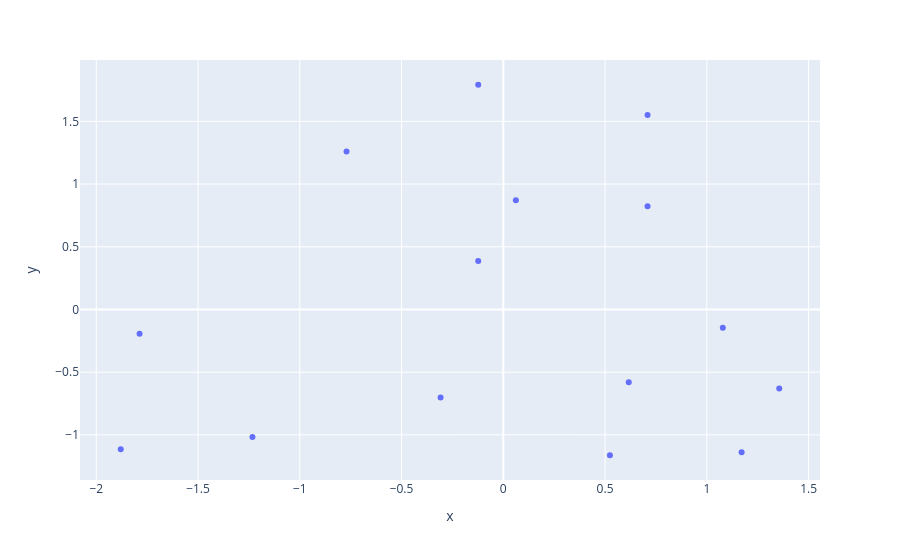

Source (notebook cell):
### Code cell
import plotly.express as px

grafico = px.scatter(x = base_salario[:,0], y = base_salario[:,1])
grafico.show()

### Figure 1 — Plotly figure (JSON) as saved in the notebook; plotly's stock layout.template omitted (floating-point values rounded to 4 significant figures)
{"data": [{"hovertemplate": "x=%{x}<br>y=%{y}<extra></extra>", "legendgroup": "", "marker": {"color": "#636efa", "symbol": "circle"}, "mode": "markers", "name": "", "orientation": "v", "showlegend": false, "type": "scatter", "x": [-1.88, -1.233, -1.787, -0.3081, 0.5238, 1.171, 1.356, 0.6163, 1.078, -0.7703, -0.1233, 0.06163, -0.1233, 0.7087, 0.7087], "xaxis": "x", "y": [-1.114, -1.017, -0.1938, -0.7024, -1.163, -1.138, -0.6297, -0.5813, -0.1453, 1.259, 0.3875, 0.8719, 1.792, 0.8235, 1.55], "yaxis": "y"}], "layout": {"legend": {"tracegroupgap": 0}, "margin": {"t": 60}, "xaxis": {"anchor": "y", "domain": [0, 1], "title": {"text": "x"}}, "yaxis": {"anchor": "x", "domain": [0, 1], "title": {"text": "y"}}}}
